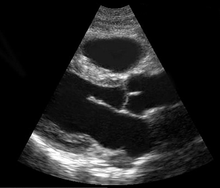
%> input picture Cardiac.png, 220 x 188 px, shrunk from 471 x 403 before the run
$ octave Y.m   (GNU Octave 9; MATLAB toolbox functions it lacks are replaced by stand-ins)
%> lines starting %> are read from the running program, lines starting %| are printed output that depends on the picture
### BSNLM.m
function DenoisedImg=NLmeans(I,ds,Ds,h)

I=double(I);
[m,n]=size(I);
DenoisedImg=zeros(m+2*ds,n+2*ds);
PaddedImg = padarray(I,[ds,ds],'symmetric','both');
h2=h*h;
for i=1:2:m
    for j=1:2:n
        i1=i+ds;
        j1=j+ds;
        W1=PaddedImg(i1-ds:i1+ds,j1-ds:j1+ds);%目标窗口
        wmax=0;
        average=zeros(3);
        sweight=0;
        %边界判定
        rmin = max(i1-Ds,ds+1);
        rmax = min(i1+Ds,m+ds);
        smin = max(j1-Ds,ds+1);
        smax = min(j1+Ds,n+ds);
        for r=rmin:rmax
            for s=smin:smax
                if(r==i1&&s==j1)
                    continue;
                end
                W2=PaddedImg(r-ds:r+ds,s-ds:s+ds);%对比窗口
                Dist2=sum(sum((W1-W2).*(W1-W2)./W2));
                w=exp(-Dist2/h2);
                if(w>wmax)
                    wmax=w;
                end
                sweight=sweight+w;
                average=average+w*W2;
            end
        end
        average=average+wmax*W1;%自身取最大权值 注意这里不能直接取1
        sweight=sweight+wmax;
        DenoisedImg(i1-ds:i1+ds,j1-ds:j1+ds) = DenoisedImg(i1-ds:i1+ds,j1-ds:j1+ds)+(average/sweight);%Zi Normalization
    end
end

 Scale=zeros(m,n);
 Scale(1:2:m-1,1:2:n-1)=1;
 Scale(2:2:m,2:2:n)=4;
 Scale(1:2:m-1,2:2:n)=2;
 Scale(2:2:m,1:2:n-1)=2;

 DenoisedImg=DenoisedImg(1+ds:m+ds,1+ds:n+ds);
 DenoisedImg=DenoisedImg./Scale;


### Y.m
clc
close all;
clear all;

% Configuration
% Image = phantom;
% Image = imread('Liver.png');
% Image = imread('Kidney.png');
Image = imread('Cardiac.png');
%> Image is the input picture: size 188x220x3 uint8; min 0, max 255, mean 32
Image = double(Image(:,:,1));
%> Image: size 188x220 double
Image = Image+mean(Image(:));
Image = Image/max(Image(:));
Noisy = imnoise(Image,'speckle',0.16);
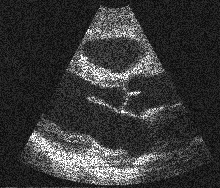
%> Noisy: size 188x220 double; min 0.0343, max 1, mean 0.22
tic

% % Test1 Pixelwise NLM
% Denoised = PSNLM(Noisy,1,5,0.2);

% Test2 Blockwise NLM
Denoised1 = BSNLM(Noisy,1,5,0.8);
%> in NLmeans, `PaddedImg = padarray(I,[ds,ds],'symmetric','both');`:
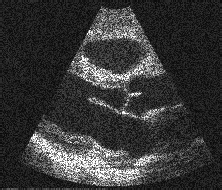
%> PaddedImg: size 190x222 double; min 0.0343, max 1, mean 0.218
%> after the loop in NLmeans, `for i=1:2:m`:
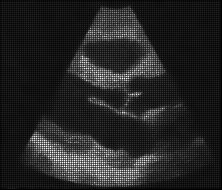
%> DenoisedImg: size 190x222 double; min 0, max 3.56, mean 0.514; drawn with min black and max white
%> in NLmeans, `Scale(1:2:m-1,1:2:n-1)=1;`:
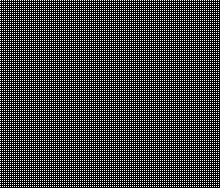
%> Scale: size 188x220 double; values 0 (black) and 1 (white), 25% white in thin lines or dots
%> in NLmeans, `Scale(1:2:m-1,2:2:n)=2;`:
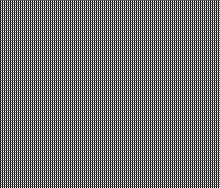
%> Scale: size 188x220 double; min 0, max 4, mean 1.75; drawn with min black and max white
%> in NLmeans, `Scale(2:2:m,1:2:n-1)=2;`:
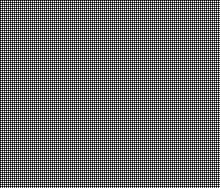
%> Scale: size 188x220 double; min 1, max 4, mean 2.25; drawn with min black and max white
%> in NLmeans, `DenoisedImg=DenoisedImg./Scale;`:
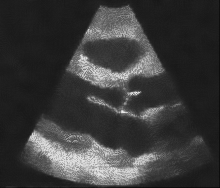
%> DenoisedImg: size 188x220 double; min 0.03, max 0.953, mean 0.232

% Test3 Lee
%> (the run ends here)
